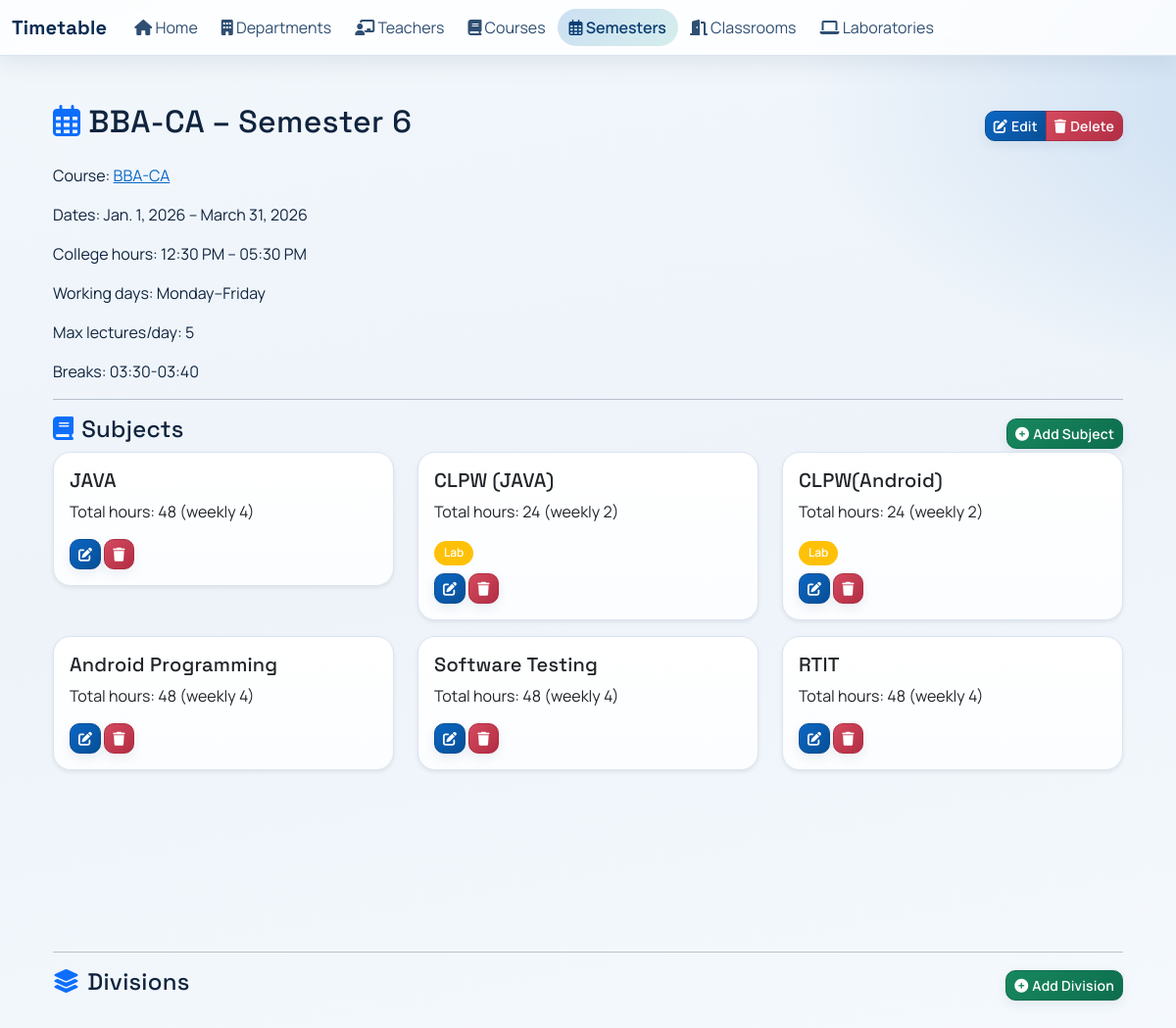
The app's page /semesters/48/ with its own data.
### scheduler/models.py (models this page shows, shortened)
class Semester(models.Model):
    number = models.PositiveSmallIntegerField()
    course = models.ForeignKey(Course, on_delete=models.CASCADE, related_name='semesters')
    start_time = models.TimeField(
        null=True, blank=True,
        help_text="Semester daily start time (e.g. 08:00 AM)"
    )
    end_time = models.TimeField(
        null=True, blank=True,
        help_text="Semester daily end time (e.g. 04:00 PM)"
    )
    break_count = models.PositiveSmallIntegerField(
        default=0,
        help_text="Number of breaks during the day"
    )
    breaks = models.TextField(
        blank=True,
        help_text="Comma-separated break ranges (HH:MM-HH:MM)"
    )
    WORKING_DAY_CHOICES = [
        ('MON-FRI', 'Monday–Friday'),
        ('MON-SAT', 'Monday–Saturday'),
    ]
    working_days = models.CharField(
        max_length=7,
        choices=WORKING_DAY_CHOICES,
        default='MON-FRI',
        help_text="Days of week when classes are held"
    )
    max_lectures_per_day = models.PositiveSmallIntegerField(
        default=6,
        help_text="Maximum number of lecture slots allowed per day for this semester"
    )
    start_date = models.DateField(null=True, blank=True)
    end_date = models.DateField(null=True, blank=True)
    class Meta:
        unique_together = ('number', 'course')
        ordering = ['course', 'number']

class Course(models.Model):
    name = models.CharField(max_length=100)
    department = models.ForeignKey(Department, on_delete=models.CASCADE, related_name='courses')
    duration_years = models.PositiveSmallIntegerField(default=3)

class Subject(models.Model):
    name = models.CharField(max_length=100)
    semester = models.ForeignKey(Semester, on_delete=models.CASCADE, related_name='subjects')
    teacher = models.ForeignKey(Teacher, on_delete=models.SET_NULL, null=True, related_name='subjects')
    is_lab = models.BooleanField(default=False)
    total_hours = models.PositiveSmallIntegerField(
        default=1,
        help_text='Total lecture hours for this subject during the semester'
    )
    @property
    def weekly_hours(self):
        sem = self.semester
        if sem.start_date and sem.end_date and self.total_hours:
            days = (sem.end_date - sem.start_date).days + 1
            weeks = max(1, (days + 6) // 7)
            return -(-self.total_hours // weeks)  # ceiling division
        return None

### scheduler/views.py (the view)
# urls.py: path('semesters/<int:pk>/', views.SemesterDetailView.as_view(), name='semester_detail'),
class SemesterDetailView(DetailView):
    model = Semester
    template_name = 'semester_detail.html'
    context_object_name = 'semester'
    def get_context_data(self, **kwargs):
        ctx = super().get_context_data(**kwargs)
        sem = self.object
        ctx['subjects'] = sem.subjects.all()
        ctx['divisions'] = sem.divisions.all()
        return ctx

### templates/semester_detail.html (shortened to what this page needs)
{% extends "base.html" %}
{% block content %}
<div class="container py-4">
    <div class="d-flex justify-content-between align-items-center mb-3">
        <h2><i class="fa-regular fa-calendar-days me-2 text-primary"></i>{{ semester.course.name }} &ndash; Semester {{ semester.number }}</h2>
        <div class="btn-group" role="group">
            <a href="{% url 'scheduler:semester_edit' semester.id %}" class="btn btn-sm btn-primary">
                <i class="fa-solid fa-pen-to-square me-1"></i>Edit
            </a>
            <a href="{% url 'scheduler:semester_delete' semester.id %}" class="btn btn-sm btn-danger">
                <i class="fa-solid fa-trash me-1"></i>Delete
            </a>
        </div>
    </div>
    <p>Course: <a href="{% url 'scheduler:course_detail' semester.course.id %}">{{ semester.course.name }}</a></p>
    {% if semester.start_date and semester.end_date %}
    <p>Dates: {{ semester.start_date }} – {{ semester.end_date }}</p>
    {% endif %}
    {% if semester.start_time and semester.end_time %}
    <p>College hours: {{ semester.start_time|time:"h:i A" }} – {{ semester.end_time|time:"h:i A" }}</p>
    {% endif %}
    <p>Working days: {{ semester.get_working_days_display }}</p>
    <p>Max lectures/day: {{ semester.max_lectures_per_day }}</p>
    {% if semester.breaks %}
    <p>Breaks: {{ semester.breaks }}</p>
    {% endif %}
    <hr>
    <div class="d-flex justify-content-between align-items-center">
        <h4><i class="fa-solid fa-book me-2 text-primary"></i>Subjects</h4>
        <a href="{% url 'scheduler:subject_add' %}?semester={{ semester.id }}" class="btn btn-sm btn-success">
            <i class="fa-solid fa-circle-plus me-1"></i>Add Subject
        </a>
    </div>
    <div class="row">
        {% for subject in subjects %}
        <div class="col-md-4 mb-3">
            <div class="card shadow-sm hover-card">
                <div class="card-body">
                    <h5 class="card-title">{{ subject.name }}</h5>
                    <p>Total hours: {{ subject.total_hours }}{% if subject.weekly_hours %} (weekly {{ subject.weekly_hours }}){% endif %}</p>
                    {% if subject.is_lab %}<span class="badge bg-warning">Lab</span>{% endif %}
                    <div class="mt-2">
                        <a href="{% url 'scheduler:subject_edit' subject.pk %}" class="btn btn-sm btn-primary">
                            <i class="fa-solid fa-pen-to-square"></i>
                        </a>
                        <a href="{% url 'scheduler:subject_delete' subject.pk %}?semester={{ semester.id }}" class="btn btn-sm btn-danger">
                            <i class="fa-solid fa-trash"></i>
                        </a>
                    </div>
                </div>
            </div>
        </div>
        {% empty %}
        <p><i class="fa-regular fa-folder-open me-1"></i>No subjects defined for this semester.</p>
        {% endfor %}
    </div>
    <hr>
    <div class="d-flex justify-content-between align-items-center">
        <h4><i class="fa-solid fa-layer-group me-2 text-primary"></i>Divisions</h4>
        <a href="{% url 'scheduler:division_add' %}?course={{ semester.course.id }}" class="btn btn-sm btn-success">
            <i class="fa-solid fa-circle-plus me-1"></i>Add Division
        </a>
    </div>
    <div class="row">
        {% for division in divisions %}
        <div class="col-md-4 mb-3">
        </div>
        {% empty %}
        <p><i class="fa-regular fa-folder-open me-1"></i>No divisions created for this course.</p>
        {% endfor %}
    </div>
</div>
{% endblock %}

### static/css/styles.css (style rules this page uses)
:root { --app-bg: #edf3f9; --app-surface: #ffffff; --app-surface-soft: #f8fbff; --app-border: #dbe4f0; --app-text: #10243e; --app-muted: #5c6f87; --app-brand: #0b66c3; --app-brand-strong: #084f96; --app-brand-soft: rgba(11, 102, 195, 0.12); --app-accent: #0f9f8f; --app-danger: #c4384e; --radius-sm: 10px; --radius-md: 14px; --radius-lg: 18px; --shadow-sm: 0 8px 22px rgba(16, 36, 62, 0.08); --shadow-md: 0 16px 38px rgba(16, 36, 62, 0.14); --transition-fast: 180ms ease; --transition-slow: 300ms ease; }
* { box-sizing: border-box; }
html, body { min-height: 100%; }
body { font-family: "Manrope", "Segoe UI", Arial, sans-serif; color: var(--app-text); background: radial-gradient(1600px 750px at -20% -20%, rgba(15, 159, 143, 0.2), transparent 45%), radial-gradient(1400px 680px at 120% 8%, rgba(11, 102, 195, 0.2), transparent 45%), linear-gradient(170deg, #f2f7fc 0%, var(--app-bg) 45%, #f7fbff 100%); margin: 0; overflow-x: hidden; }
h1, h2, h3, h4, h5, h6, .navbar-brand { font-family: "Space Grotesk", "Manrope", sans-serif; letter-spacing: 0.01em; }
p, small { color: inherit; }
a { color: var(--app-brand); transition: color var(--transition-fast); }
.container { transition: transform var(--transition-fast); }
.card { border: 1px solid var(--app-border); border-radius: var(--radius-lg); box-shadow: var(--shadow-sm); background-color: #ffffff; background-image: linear-gradient(180deg, #ffffff 0%, #fbfdff 100%); transition: transform var(--transition-fast), box-shadow var(--transition-slow), border-color var(--transition-fast); }
.hover-card { transition: transform var(--transition-fast), box-shadow var(--transition-slow), border-color var(--transition-fast); }
.btn { font-weight: 600; letter-spacing: 0.01em; border-radius: var(--radius-sm); border-width: 1px; box-shadow: 0 4px 12px rgba(25, 50, 86, 0.08); transition: transform var(--transition-fast), box-shadow var(--transition-fast), filter var(--transition-fast); }
.btn-primary { background: linear-gradient(135deg, var(--app-brand) 0%, var(--app-brand-strong) 100%); border-color: var(--app-brand-strong); }
.btn-success { background: linear-gradient(135deg, #17885f 0%, #0d6d4d 100%); border-color: #0d6d4d; }
.btn-danger { background: linear-gradient(135deg, #d54a5d 0%, #b12d44 100%); border-color: #b12d44; }
.badge { border-radius: 999px; padding: 0.4rem 0.62rem; font-weight: 600; }
.reveal-in { opacity: 1; transform: translateY(0); transition: opacity 420ms ease, transform 420ms ease; }

### records on screen
Semester: course.name "BBA-CA", number "6", start_date "Jan. 1, 2026", end_date "March 31, 2026", start_time "12:30 PM", end_time "05:30 PM", working_days "Monday–Friday", max_lectures_per_day "5", breaks "03:30-03:40"
Subject: name "JAVA", total_hours "48", weekly_hours "4"
Subject: name "CLPW (JAVA)", total_hours "24", weekly_hours "2", is_lab "Lab"
Subject: name "CLPW(Android)", total_hours "24", weekly_hours "2", is_lab "Lab"
Subject: name "Android Programming", total_hours "48", weekly_hours "4"
Subject: name "Software Testing", total_hours "48", weekly_hours "4"
Subject: name "RTIT", total_hours "48", weekly_hours "4"
